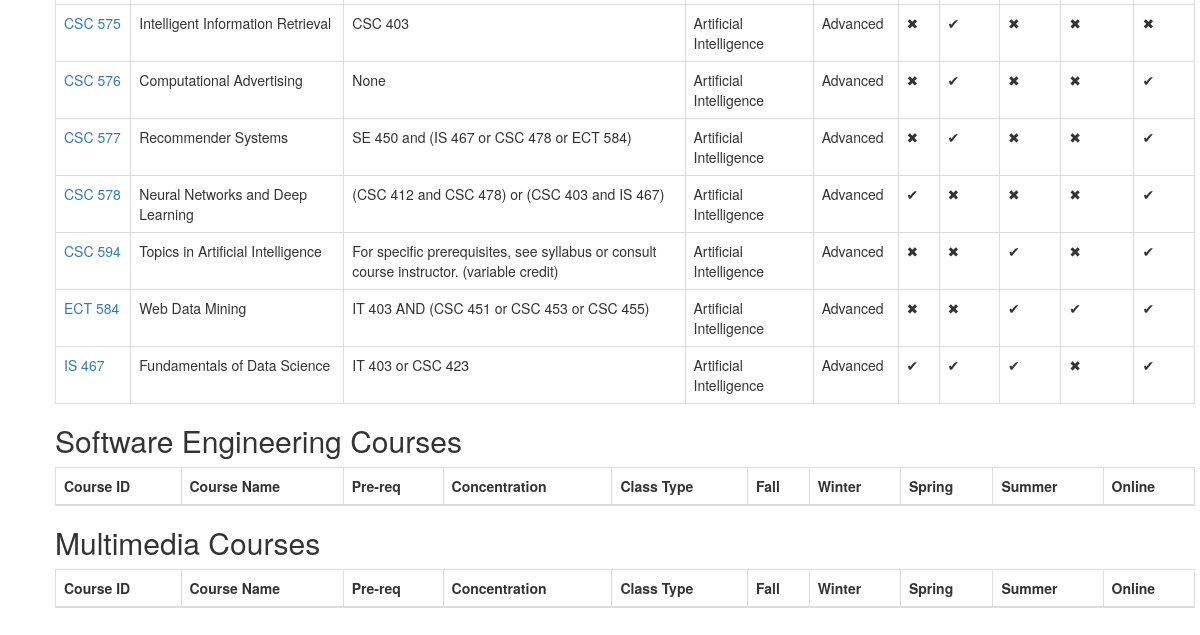
The page /cslist/ (lower part) on the database as committed earlier.
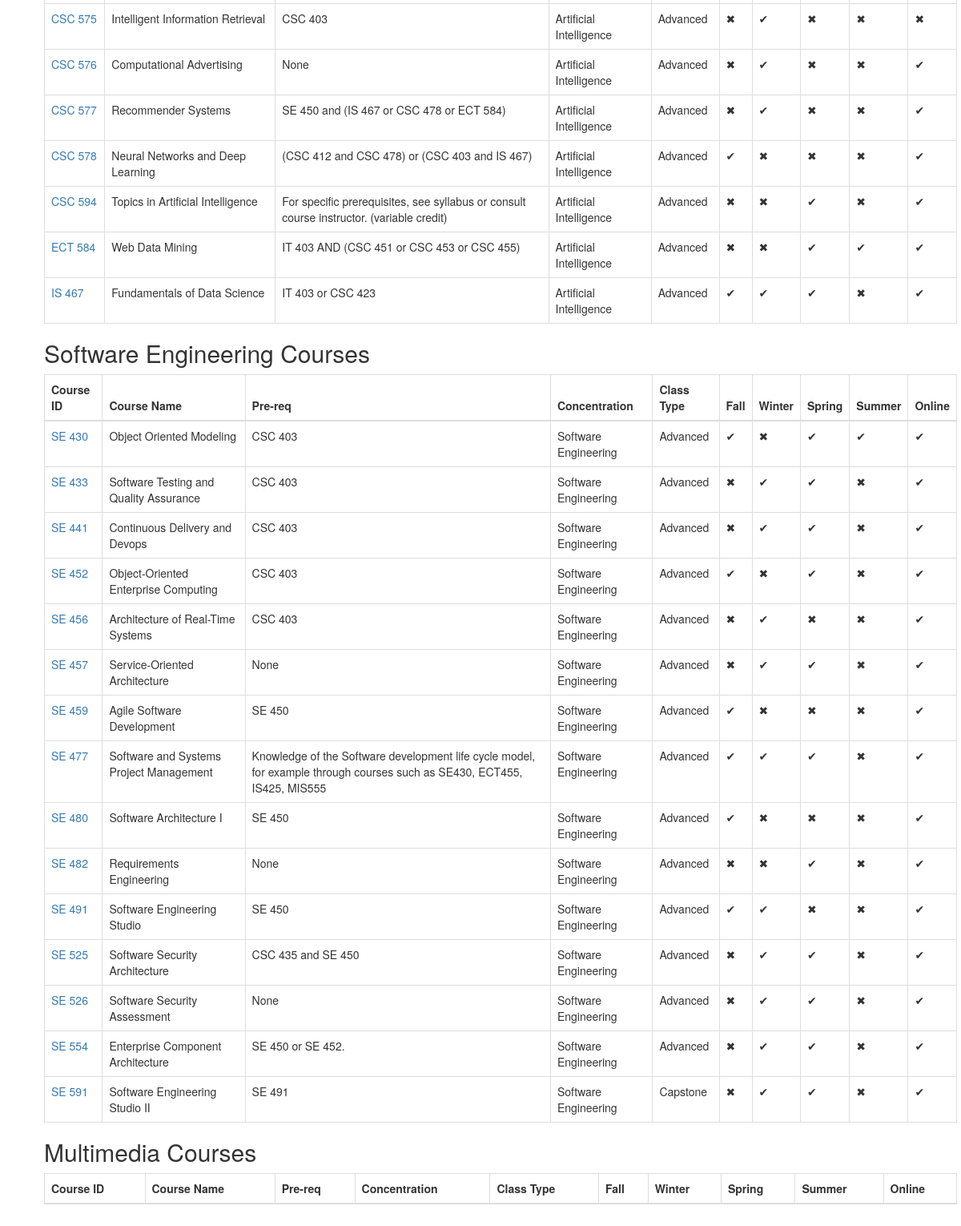
The same page on the database as committed later.
### courses/models.py (models this page shows, shortened)
class Course(models.Model):
    course_id = models.CharField(max_length=120)
    course_name = models.CharField(max_length=120)
    pre_req = models.CharField(max_length=120)
    cs_cons = models.CharField(max_length=120)
    cs_class_type = models.CharField(max_length=120)
    fall = models.BooleanField()
    winter = models.BooleanField()
    spring = models.BooleanField()
    summer = models.BooleanField()
    online = models.BooleanField()

### courses/views.py (the view)
# urls.py: url(r'^cslist/', cs_course_list),
def cs_course_list(request):
	queryset =  Course.objects.all()
	context = {
		"object_list": queryset,
		"title" : "Courses"
	}
	return render(request, "cs_Courses.html", context)

### templates/cs_Courses.html (shortened to what this page needs)
<!DOCTYPE html>
<html lang="en">
  <head>
    <link rel="stylesheet" href="https://maxcdn.bootstrapcdn.com/bootstrap/3.3.7/css/bootstrap.min.css">
  </head>
    <ul style = "list-style-type: none">
      <div class="container">
    <br>
    <br>
    <br>
    <br>
    <br>
    <br>
        <table class="table table-bordered">
        <tbody>
        {% for obj in object_list %}
      {% if "Artificial Intelligence" in obj.cs_cons %}
          <tr>
          <td><a href='/isdetail/{{obj.id}}'>{{obj.course_id}}</a></br></td>
          <td>{{obj.course_name}}</br></td>
          <td>{{obj.pre_req}}</br></td>
          <td>{{obj.cs_cons}}</br></td>
      {% if obj.cs_class_type in "1" %}
          <td>{{"Intro"}}</br></td>
      {% elif obj.cs_class_type in "2" %}
          <td>{{"Foundation"}}</br></td>
      {% elif obj.cs_class_type in "3" %}
          <td>{{"Advanced"}}</br></td>
      {% elif obj.cs_class_type in "4" %}
          <td>{{"Major Elective"}}</br></td>
      {% else %}
          <td>{{"Capstone"}}</br></td>
      {% endif %}
          {% if obj.fall is True %}
          <td>{{"✔"}}</br></td>
      {% else %}
      <td>{{"✖"}}</br></td>
      {% endif %}
          {% if obj.winter is True %}
          <td>{{"✔"}}</br></td>
      {% else %}
      <td>{{"✖"}}</br></td>
      {% endif %}
          {% if obj.spring is True %}
          <td>{{"✔"}}</br></td>
      {% else %}
      <td>{{"✖"}}</br></td>
      {% endif %}
          {% if obj.summer is True %}
          <td>{{"✔"}}</br></td>
      {% else %}
      <td>{{"✖"}}</br></td>
      {% endif %}
          {% if obj.online is True %}
          <td>{{"✔"}}</br></td>
      {% else %}
      <td>{{"✖"}}</br></td>
      {% endif %}
          </tr>
      {% endif %}
        {% endfor %}
        </tbody>
        </table>
    <h2>Software Engineering Courses</h2>
        <table class="table table-bordered">
        <thead>
          <tr>
          <th>Course ID</th>
          <th>Course Name</th>
          <th>Pre-req</th>
          <th>Concentration</th>
          <th>Class Type</th>
          <th>Fall</th>
          <th>Winter</th>
          <th>Spring</th>
          <th>Summer</th>
          <th>Online</th>
          </tr>
        </thead>
        <tbody>
        {% for obj in object_list %}
      {% if "Software Engineering" in obj.cs_cons %}
          <tr>
          <td><a href='/isdetail/{{obj.id}}'>{{obj.course_id}}</a></br></td>
          <td>{{obj.course_name}}</br></td>
          <td>{{obj.pre_req}}</br></td>
          <td>{{obj.cs_cons}}</br></td>
      {% if obj.cs_class_type in "1" %}
          <td>{{"Intro"}}</br></td>
      {% elif obj.cs_class_type in "2" %}
          <td>{{"Foundation"}}</br></td>
      {% elif obj.cs_class_type in "3" %}
          <td>{{"Advanced"}}</br></td>
      {% elif obj.cs_class_type in "4" %}
          <td>{{"Major Elective"}}</br></td>
      {% else %}
          <td>{{"Capstone"}}</br></td>
      {% endif %}
          {% if obj.fall is True %}
          <td>{{"✔"}}</br></td>
      {% else %}
      <td>{{"✖"}}</br></td>
      {% endif %}
          {% if obj.winter is True %}
          <td>{{"✔"}}</br></td>
      {% else %}
      <td>{{"✖"}}</br></td>
      {% endif %}
          {% if obj.spring is True %}
          <td>{{"✔"}}</br></td>
      {% else %}
      <td>{{"✖"}}</br></td>
      {% endif %}
          {% if obj.summer is True %}
          <td>{{"✔"}}</br></td>
      {% else %}
      <td>{{"✖"}}</br></td>
      {% endif %}
          {% if obj.online is True %}
          <td>{{"✔"}}</br></td>
      {% else %}
      <td>{{"✖"}}</br></td>
      {% endif %}
          </tr>
      {% endif %}
        {% endfor %}
        </tbody>
        </table>
    <h2>Multimedia Courses</h2>
        <table class="table table-bordered">
        <thead>
          <tr>
          <th>Course ID</th>
          <th>Course Name</th>
          <th>Pre-req</th>
          <th>Concentration</th>
          <th>Class Type</th>
          <th>Fall</th>
          <th>Winter</th>
          <th>Spring</th>
          <th>Summer</th>
          <th>Online</th>
          </tr>
        </thead>
        </table>
      </div>
          </br><br>
      </ul>
  </body>
</html>

Rows that differ between the two databases and show on the page:
added Course: course_id "SE 430", course_name "Object Oriented Modeling", pre_req "CSC 403", cs_cons "Software Engineering", value "Advanced", value "✔", value "✖", shown under "Software Engineering Courses"
added Course: course_id "SE 433", course_name "Software Testing and Quality Assurance", pre_req "CSC 403", cs_cons "Software Engineering", value "Advanced", value "✖", value "✔", shown under "Software Engineering Courses"
added Course: course_id "SE 441", course_name "Continuous Delivery and Devops", pre_req "CSC 403", cs_cons "Software Engineering", value "Advanced", value "✖", value "✔", shown under "Software Engineering Courses"
added Course: course_id "SE 452", course_name "Object-Oriented Enterprise Computing", pre_req "CSC 403", cs_cons "Software Engineering", value "Advanced", value "✔", value "✖", shown under "Software Engineering Courses"
added Course: course_id "SE 456", course_name "Architecture of Real-Time Systems", pre_req "CSC 403", cs_cons "Software Engineering", value "Advanced", value "✖", value "✔", shown under "Software Engineering Courses"
added Course: course_id "SE 457", course_name "Service-Oriented Architecture", pre_req "None", cs_cons "Software Engineering", value "Advanced", value "✖", value "✔", shown under "Software Engineering Courses"
added Course: course_id "SE 459", course_name "Agile Software Development", pre_req "SE 450", cs_cons "Software Engineering", value "Advanced", value "✔", value "✖", shown under "Software Engineering Courses"
added Course: course_id "SE 477", course_name "Software and Systems Project Management", pre_req "Knowledge of the Software development life cycle model, for example through courses such as SE430, ECT455, IS425, MIS555", cs_cons "Software Engineering", value "Advanced", value "✔", value "✖", shown under "Software Engineering Courses"
added Course: course_id "SE 480", course_name "Software Architecture I", pre_req "SE 450", cs_cons "Software Engineering", value "Advanced", value "✔", value "✖", shown under "Software Engineering Courses"
added Course: course_id "SE 482", course_name "Requirements Engineering", pre_req "None", cs_cons "Software Engineering", value "Advanced", value "✖", value "✔", shown under "Software Engineering Courses"
added Course: course_id "SE 491", course_name "Software Engineering Studio", pre_req "SE 450", cs_cons "Software Engineering", value "Advanced", value "✔", value "✖", shown under "Software Engineering Courses"
added Course: course_id "SE 525", course_name "Software Security Architecture", pre_req "CSC 435 and SE 450", cs_cons "Software Engineering", value "Advanced", value "✖", value "✔", shown under "Software Engineering Courses"
added Course: course_id "SE 526", course_name "Software Security Assessment", pre_req "None", cs_cons "Software Engineering", value "Advanced", value "✖", value "✔", shown under "Software Engineering Courses"
added Course: course_id "SE 554", course_name "Enterprise Component Architecture", pre_req "SE 450 or SE 452.", cs_cons "Software Engineering", value "Advanced", value "✖", value "✔", shown under "Software Engineering Courses"
added Course: course_id "SE 591", course_name "Software Engineering Studio II", pre_req "SE 491", cs_cons "Software Engineering", value "Capstone", value "✖", value "✔", shown under "Software Engineering Courses"
